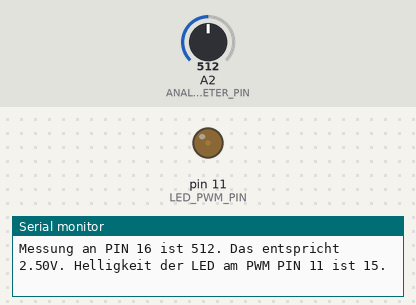
Bench run of a sketch on a simulated Arduino Uno, built with avr-gcc and run on an emulated ATmega328P. Parts: output pins drawn as LEDs (lit = HIGH), the last lines printed to the serial monitor. The test bench sets the inputs (shaded band); at power-on: A2 (ANALOG_POTENTIOMETER_PIN) = 512.

Above: at 1.2 s.
1.3 s: A2 (ANALOG_POTENTIOMETER_PIN) set to 900
At 2.4 s:
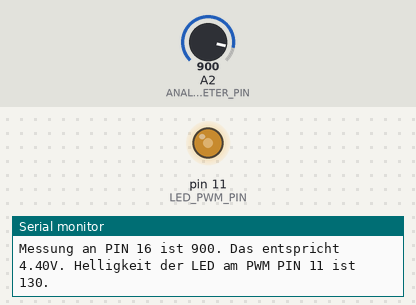
2.8 s: A2 (ANALOG_POTENTIOMETER_PIN) set to 1023
At 3.5 s:
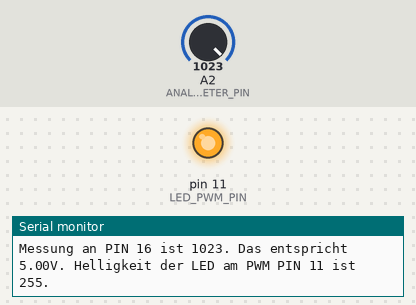
Timing chart, 0 to 5.8 s (numbered marks = the images above; inputs shaded):
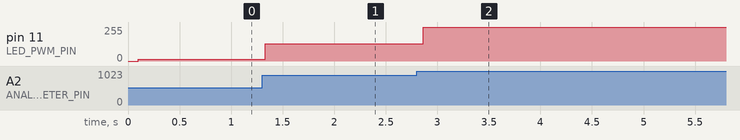

Measured:
- after the input at 1.3 s, pin 11 (LED_PWM_PIN): 15/255 → 130/255 at once
- after the input at 2.8 s, pin 11 (LED_PWM_PIN): 130/255 → 255/255 after 0.06 s

The sketch:

12_Potentiometer.ino
```cpp
/**
 * Schaltplan mit Potentiometer:
 *   .---------.
 *   |         |GND    ___
 *   | Arduino |------|___|----o----.
 *   | Uno R4  |        A      |    |
 *   | Wifi    |A2      |      |    |
 *   |         |--------'      |    |
 *   |         |               |    |
 *   |         |5V             |    |
 *   |         |---------------'    |
 *   |         |                    |
 *   |         |~11  //     ___     |
 *   |         |----->|----|___|----'
 *   '---------'             1k
 *
 * Anmerkung:
 *   Sobald die LED angeschlossen ist, schwankt der ausgelesene Potentiometerwert +/- 20.
 *   Mit einer Abtastrate von ca. 10x / Sekunde, keine Schwankungen zu beobachten.
 */

const int ANALOG_POTENTIOMETER_PIN = A2;
const int LED_PWM_PIN = 11;
const int MAX_POTENTIOMETER = 1023;
const int SERIAL_BAUD_RATE = 9600;
const int TOLERANCE = 1;
const int POLLING_TIME = 100;

int measurement;

void setup() {
  Serial.begin(SERIAL_BAUD_RATE);
  pinMode(ANALOG_POTENTIOMETER_PIN, INPUT);
  pinMode(LED_PWM_PIN, OUTPUT);
}

void loop() {
  delay(POLLING_TIME);
  if (!updateMeasurement()) return;

  float voltage = 5.0 / 1023.0 * measurement;
  Serial.print("Messung an PIN " + String(ANALOG_POTENTIOMETER_PIN) + " ist " + String(measurement) + ". ");
  Serial.print("Das entspricht " + String(voltage) + "V. ");

  int brightness = pow(2, 8.0 * measurement / MAX_POTENTIOMETER) - 1;
  analogWrite(LED_PWM_PIN, brightness);
  Serial.println("Helligkeit der LED am PWM PIN " + String(LED_PWM_PIN) + " ist " + String(brightness) + ". ");
}

bool updateMeasurement() {
  int currentMeasurement = analogRead(ANALOG_POTENTIOMETER_PIN);
  bool inputHasChanged = abs(currentMeasurement - measurement) > TOLERANCE
    || (currentMeasurement < measurement && currentMeasurement <= TOLERANCE)
    || (currentMeasurement > measurement && currentMeasurement >= MAX_POTENTIOMETER - TOLERANCE);
  if (inputHasChanged) measurement = currentMeasurement;
  return inputHasChanged;
}
```
